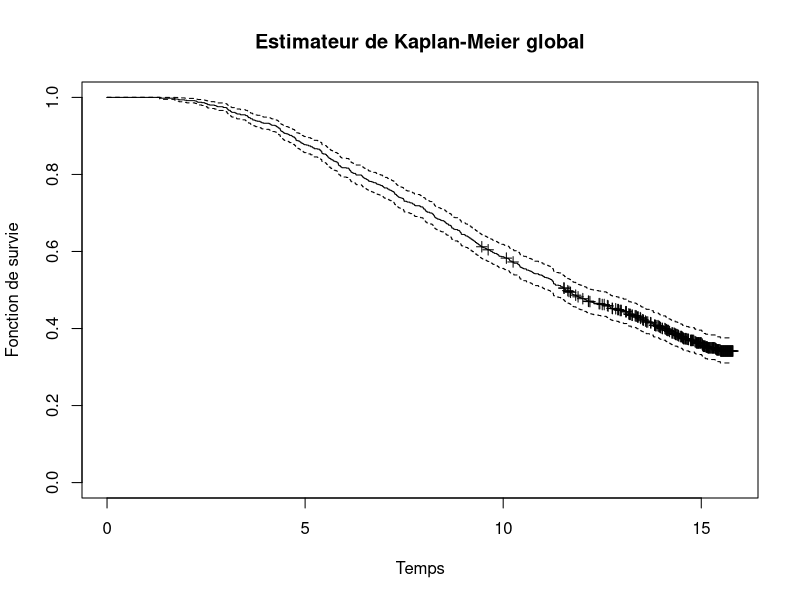
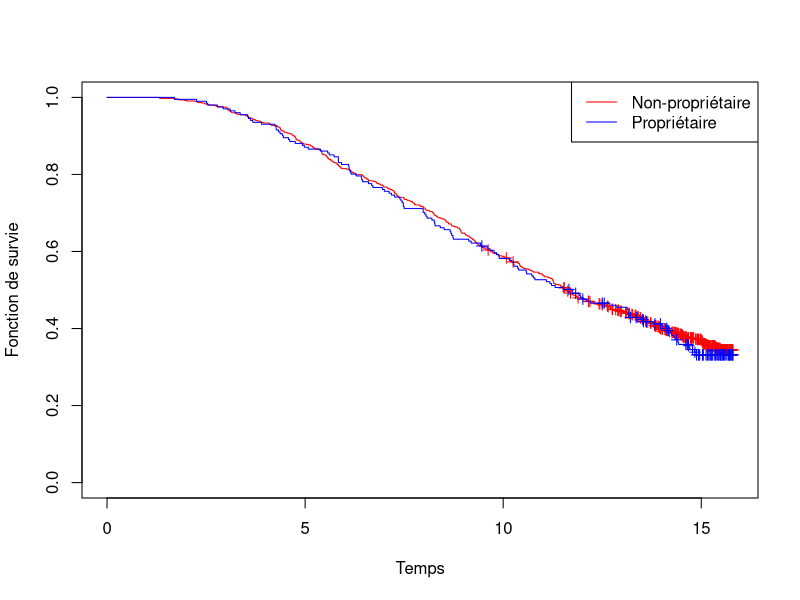
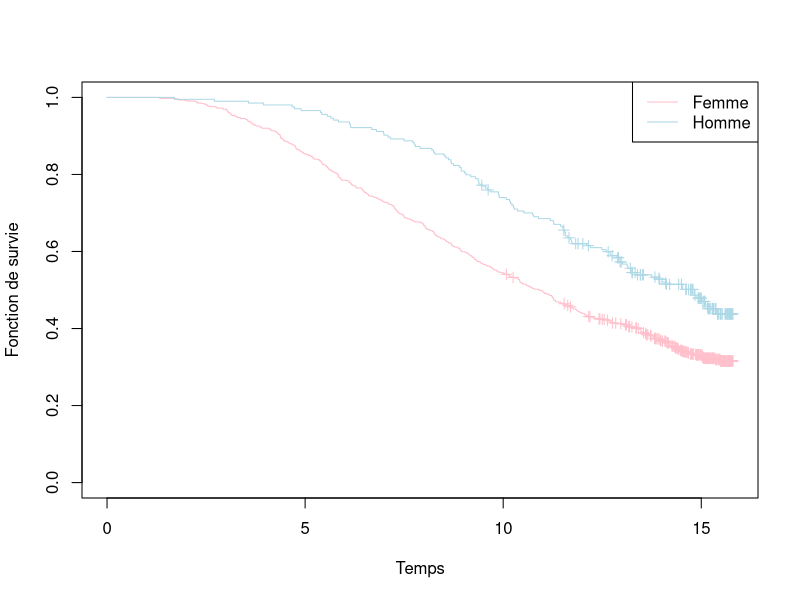
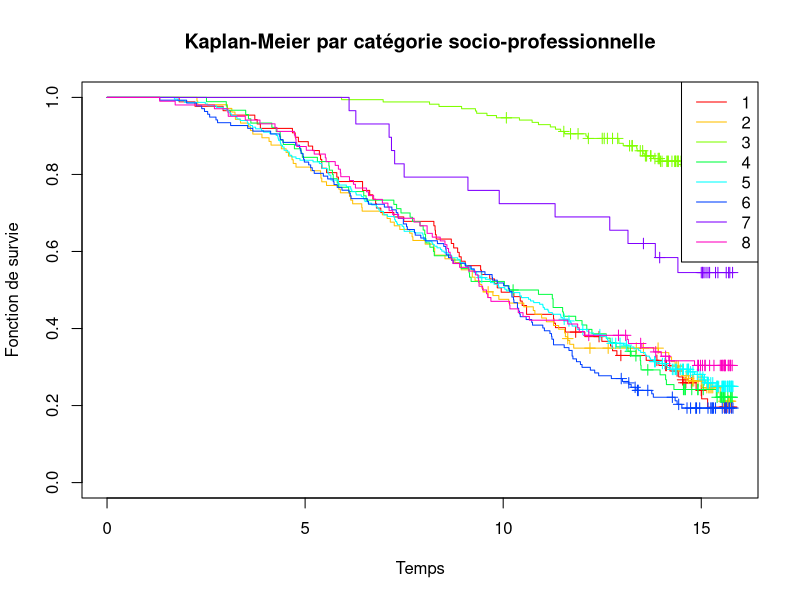
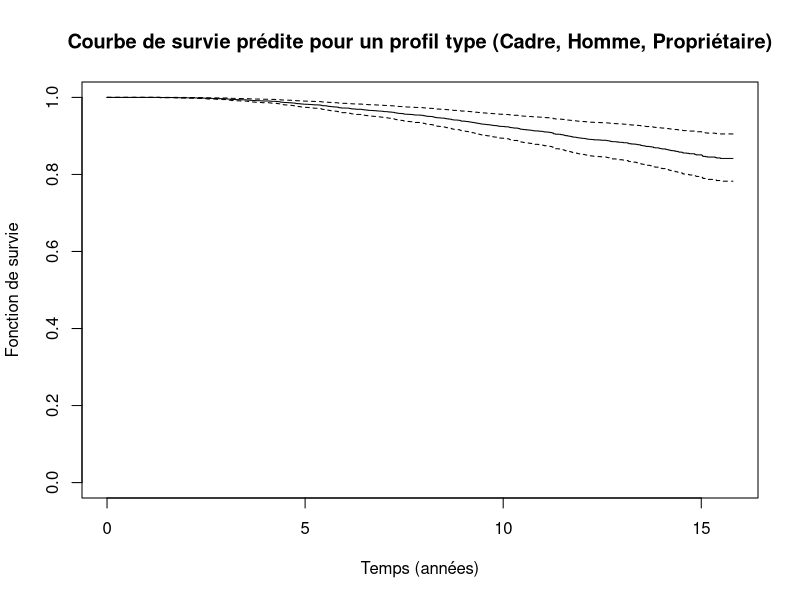

Write R code to recreate these figures, in order.
## ---- chunk 1
rm(list=ls())

# Chargement des données
data=read.csv("Duree_Mutuelle.csv", sep=";")
head(data)
nrow(data)
## ---- chunk 2
data$DEBUT=as.numeric(gsub(",", ".", data$DEBUT))
data$FINOBS=as.numeric(gsub(",", ".", data$FINOBS))
data$PROP= as.factor(data$PROP)
data$PROF= as.factor(data$PROF)
data$HOMME= as.factor(data$HOMME)

## ---- chunk 3
head(data)

## ---- chunk 4
# Construction des variables de survie
data$Tobs=data$FINOBS - data$DEBUT
data$status=ifelse(data$FINOBS < 2015.80, 1, 0)


## ---- chunk 5
# 2. Analyses non-paramétriques
library(survival)
## ---- chunk 6
# Estimateur de Kaplan-Meier global
KM_global=survfit(Surv(data$Tobs, data$status) ~ 1)
plot(KM_global, mark.time = TRUE, xlab = "Temps", ylab = "Fonction de survie", main = "Estimateur de Kaplan-Meier global")
summary(survfit(Surv(data$Tobs, data$status)~ 1), mark.time=TRUE)
quantile(KM_global)

## ---- chunk 7
# KM par propriétaire
KM_PROP=survfit(Surv(data$Tobs, data$status) ~ data$PROP)
plot(KM_PROP, mark.time = TRUE, col = c("red", "blue"), xlab = "Temps", ylab = "Fonction de survie")
legend("topright", c("Non-propriétaire", "Propriétaire"), 
       col = c("red", "blue"), lty = 1)


# Test du log-rank 
survdiff(Surv(data$Tobs, data$status) ~ data$PROP)


quantile(KM_PROP)
## ---- chunk 8

# KM par sexe
KM_sexe=survfit(Surv(data$Tobs, data$status) ~ data$HOMME)
plot(KM_sexe, mark.time = TRUE, col = c("pink", "lightblue"), xlab = "Temps", ylab = "Fonction de survie")
legend("topright", c("Femme", "Homme"), col = c("pink", "lightblue"), lty = 1)


# Test du log-rank pour le sexe
survdiff(Surv(data$Tobs, data$status) ~ data$HOMME)


quantile(KM_sexe)

## ---- chunk 9

# KM par catégorie socio-professionnelle
KM_PROF=survfit(Surv(data$Tobs, data$status) ~ data$PROF)
couleur= rainbow(8)
plot(KM_PROF, mark.time = TRUE, xlab = "Temps", 
     ylab = "Fonction de survie", main = "Kaplan-Meier par catégorie socio-professionnelle", col=couleur)
legend("topright", legend=levels(data$PROF), col = couleur, lty = 1)

survdiff(Surv(data$Tobs, data$status) ~ data$PROF)

quantile(KM_PROF)


## ---- chunk 10
# 3. Modèle de Cox
coxph(Surv(data$Tobs, data$status) ~data$AGE +data$PROP + data$PROF + data$HOMME)


(1-0.971523)*100
(1-0.618719)*100
(1-0.140671)*100
(1.285043-1)*100
## ---- chunk 11
# Vérification des hypothèses (résidus de Schoenfeld)
model_cox = coxph(Surv(Tobs, status) ~ AGE + PROP + PROF + HOMME, data = data)
summary(model_cox)
print(model_cox)

(1-0.971523)*100
(1-0.618719)*100
(1-0.140671)*100
(1.285043-1)*100

## ---- chunk 12
# Courbe de survie prédite pour un profil type
new_data <- data.frame(
  AGE = mean(data$AGE),
  PROP = factor(1, levels = levels(data$PROP)),
  PROF = factor(3, levels = levels(data$PROF)),
  HOMME = factor(1, levels = levels(data$HOMME))
)


surv_fit = survfit(model_cox, newdata = new_data)
plot(surv_fit, xlab = "Temps (années)", ylab = "Fonction de survie", 
     main = "Courbe de survie prédite pour un profil type (Cadre, Homme, Propriétaire)")
